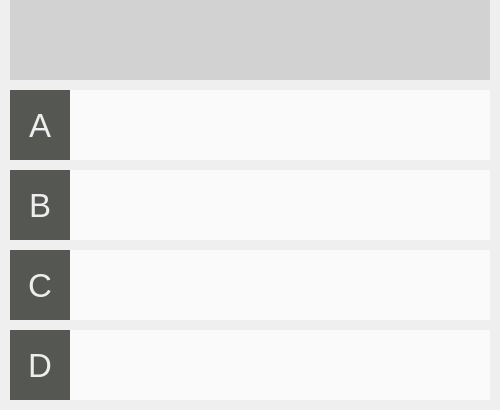
<?xml version="1.0" encoding="UTF-8"?>
<ui version="4.0">
 <class>TriviaGame</class>
 <widget class="QWidget" name="TriviaGame">
  <property name="geometry">
   <rect>
    <x>0</x>
    <y>0</y>
    <width>500</width>
    <height>410</height>
   </rect>
  </property>
  <property name="windowTitle">
   <string>Form</string>
  </property>
  <widget class="QPushButton" name="answerButtonA">
   <property name="geometry">
    <rect>
     <x>10</x>
     <y>90</y>
     <width>480</width>
     <height>70</height>
    </rect>
   </property>
   <property name="maximumSize">
    <size>
     <width>480</width>
     <height>16777215</height>
    </size>
   </property>
   <property name="font">
    <font>
     <pointsize>30</pointsize>
    </font>
   </property>
   <property name="styleSheet">
    <string notr="true">background-color: rgba(0,0,0,0);
border: 0;</string>
   </property>
   <property name="text">
    <string/>
   </property>
  </widget>
  <widget class="QPushButton" name="answerButtonD">
   <property name="geometry">
    <rect>
     <x>10</x>
     <y>330</y>
     <width>480</width>
     <height>70</height>
    </rect>
   </property>
   <property name="font">
    <font>
     <pointsize>30</pointsize>
    </font>
   </property>
   <property name="styleSheet">
    <string notr="true">background-color: rgba(0,0,0,0);
border: 0;</string>
   </property>
   <property name="text">
    <string/>
   </property>
  </widget>
  <widget class="QLabel" name="labelA">
   <property name="geometry">
    <rect>
     <x>10</x>
     <y>90</y>
     <width>60</width>
     <height>70</height>
    </rect>
   </property>
   <property name="font">
    <font>
     <pointsize>25</pointsize>
    </font>
   </property>
   <property name="styleSheet">
    <string notr="true">background-color: rgb(85, 87, 83);
color: #eee;
</string>
   </property>
   <property name="text">
    <string>A</string>
   </property>
   <property name="alignment">
    <set>Qt::AlignCenter</set>
   </property>
  </widget>
  <widget class="QLabel" name="labelC">
   <property name="geometry">
    <rect>
     <x>10</x>
     <y>250</y>
     <width>60</width>
     <height>70</height>
    </rect>
   </property>
   <property name="font">
    <font>
     <pointsize>25</pointsize>
    </font>
   </property>
   <property name="styleSheet">
    <string notr="true">background-color: rgb(85, 87, 83);
color: #eee;
</string>
   </property>
   <property name="text">
    <string>C</string>
   </property>
   <property name="alignment">
    <set>Qt::AlignCenter</set>
   </property>
  </widget>
  <widget class="QLabel" name="labelD">
   <property name="geometry">
    <rect>
     <x>10</x>
     <y>330</y>
     <width>60</width>
     <height>70</height>
    </rect>
   </property>
   <property name="font">
    <font>
     <pointsize>25</pointsize>
    </font>
   </property>
   <property name="styleSheet">
    <string notr="true">background-color: rgb(85, 87, 83);
color: #eee;
</string>
   </property>
   <property name="text">
    <string>D</string>
   </property>
   <property name="alignment">
    <set>Qt::AlignCenter</set>
   </property>
  </widget>
  <widget class="QPushButton" name="answerButtonC">
   <property name="geometry">
    <rect>
     <x>10</x>
     <y>250</y>
     <width>480</width>
     <height>70</height>
    </rect>
   </property>
   <property name="font">
    <font>
     <pointsize>30</pointsize>
    </font>
   </property>
   <property name="styleSheet">
    <string notr="true">background-color: rgba(0,0,0,0);
border: 0;</string>
   </property>
   <property name="text">
    <string/>
   </property>
  </widget>
  <widget class="QPushButton" name="answerButtonB">
   <property name="geometry">
    <rect>
     <x>10</x>
     <y>170</y>
     <width>480</width>
     <height>70</height>
    </rect>
   </property>
   <property name="font">
    <font>
     <pointsize>30</pointsize>
    </font>
   </property>
   <property name="styleSheet">
    <string notr="true">background-color: rgba(0,0,0,0);
border: 0;</string>
   </property>
   <property name="text">
    <string/>
   </property>
  </widget>
  <widget class="QLabel" name="labelB">
   <property name="geometry">
    <rect>
     <x>10</x>
     <y>170</y>
     <width>60</width>
     <height>70</height>
    </rect>
   </property>
   <property name="font">
    <font>
     <pointsize>25</pointsize>
    </font>
   </property>
   <property name="styleSheet">
    <string notr="true">background-color: rgb(85, 87, 83);
color: #eee;
</string>
   </property>
   <property name="text">
    <string>B</string>
   </property>
   <property name="alignment">
    <set>Qt::AlignCenter</set>
   </property>
  </widget>
  <widget class="QTextBrowser" name="questionLabel">
   <property name="geometry">
    <rect>
     <x>10</x>
     <y>0</y>
     <width>480</width>
     <height>80</height>
    </rect>
   </property>
   <property name="font">
    <font>
     <pointsize>18</pointsize>
    </font>
   </property>
   <property name="styleSheet">
    <string notr="true">background-color: rgb(210, 210, 210);
border: 0;
padding: 10px;</string>
   </property>
   <property name="verticalScrollBarPolicy">
    <enum>Qt::ScrollBarAlwaysOff</enum>
   </property>
   <property name="horizontalScrollBarPolicy">
    <enum>Qt::ScrollBarAlwaysOff</enum>
   </property>
   <property name="html">
    <string>&lt;!DOCTYPE HTML PUBLIC &quot;-//W3C//DTD HTML 4.0//EN&quot; &quot;http://www.w3.org/TR/REC-html40/strict.dtd&quot;&gt;
&lt;html&gt;&lt;head&gt;&lt;meta name=&quot;qrichtext&quot; content=&quot;1&quot; /&gt;&lt;style type=&quot;text/css&quot;&gt;
p, li { white-space: pre-wrap; }
&lt;/style&gt;&lt;/head&gt;&lt;body style=&quot; font-family:'Ubuntu'; font-size:18pt; font-weight:400; font-style:normal;&quot;&gt;
&lt;p align=&quot;center&quot; style=&quot;-qt-paragraph-type:empty; margin-top:0px; margin-bottom:0px; margin-left:0px; margin-right:0px; -qt-block-indent:0; text-indent:0px;&quot;&gt;&lt;br /&gt;&lt;/p&gt;&lt;/body&gt;&lt;/html&gt;</string>
   </property>
  </widget>
  <widget class="QLabel" name="contentA">
   <property name="geometry">
    <rect>
     <x>70</x>
     <y>90</y>
     <width>420</width>
     <height>70</height>
    </rect>
   </property>
   <property name="font">
    <font>
     <pointsize>25</pointsize>
    </font>
   </property>
   <property name="styleSheet">
    <string notr="true">background-color: rgb(250, 250, 250);
border: 0;
padding: 10px 10px 10px 20px;</string>
   </property>
   <property name="text">
    <string/>
   </property>
  </widget>
  <widget class="QLabel" name="contentB">
   <property name="geometry">
    <rect>
     <x>70</x>
     <y>170</y>
     <width>420</width>
     <height>70</height>
    </rect>
   </property>
   <property name="font">
    <font>
     <pointsize>25</pointsize>
    </font>
   </property>
   <property name="styleSheet">
    <string notr="true">background-color: rgb(250, 250, 250);
border: 0;
padding: 10px 10px 10px 20px;</string>
   </property>
   <property name="text">
    <string/>
   </property>
  </widget>
  <widget class="QLabel" name="contentC">
   <property name="geometry">
    <rect>
     <x>70</x>
     <y>250</y>
     <width>420</width>
     <height>70</height>
    </rect>
   </property>
   <property name="font">
    <font>
     <pointsize>25</pointsize>
    </font>
   </property>
   <property name="styleSheet">
    <string notr="true">background-color: rgb(250, 250, 250);
border: 0;
padding: 10px 10px 10px 20px;</string>
   </property>
   <property name="text">
    <string/>
   </property>
  </widget>
  <widget class="QLabel" name="contentD">
   <property name="geometry">
    <rect>
     <x>70</x>
     <y>330</y>
     <width>420</width>
     <height>70</height>
    </rect>
   </property>
   <property name="font">
    <font>
     <pointsize>25</pointsize>
    </font>
   </property>
   <property name="styleSheet">
    <string notr="true">background-color: rgb(250, 250, 250);
border: 0;
padding: 10px 10px 10px 20px;</string>
   </property>
   <property name="text">
    <string/>
   </property>
  </widget>
  <zorder>labelA</zorder>
  <zorder>labelD</zorder>
  <zorder>labelB</zorder>
  <zorder>labelC</zorder>
  <zorder>questionLabel</zorder>
  <zorder>contentA</zorder>
  <zorder>contentB</zorder>
  <zorder>contentC</zorder>
  <zorder>contentD</zorder>
  <zorder>answerButtonA</zorder>
  <zorder>answerButtonB</zorder>
  <zorder>answerButtonC</zorder>
  <zorder>answerButtonD</zorder>
 </widget>
 <resources/>
 <connections/>
</ui>
